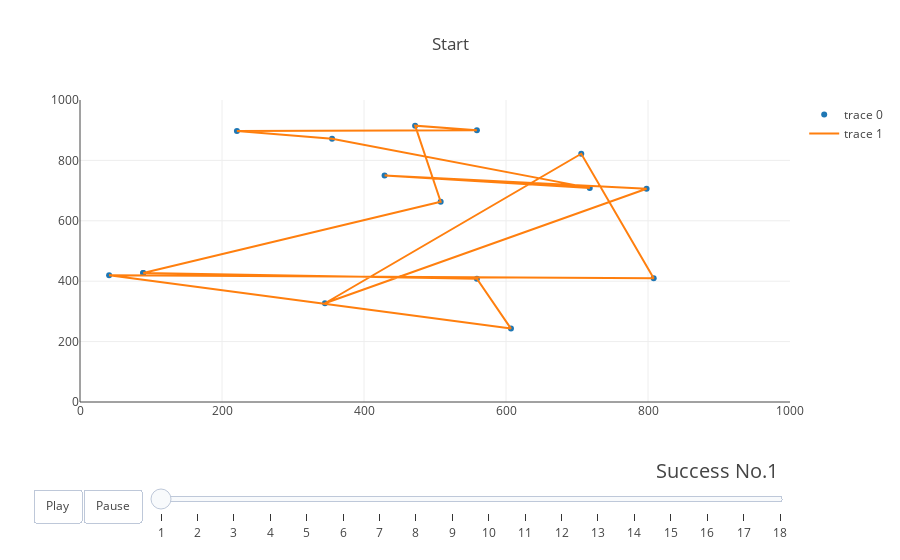

Write notebook code for a chart like this one.
### Code cell
''' 2-Opt Edges Swap Animation '''
import random
import plotly.graph_objs as go
from plotly.offline import init_notebook_mode, iplot

random.seed(1437)

# Helping Function
def GenerateCity(cities):
    '''
    Make dictionary of City objects
    1. cities : coordinate data of cities
    --> returns dictionary of City objects
    '''
    result = {}
    for i, data in enumerate(cities):
        result[i] = City(data[0], data[1])
    return result

def Euclidean_dist(a, b):
    '''
    Calculate euclidean distance of 2 given points
    1. a : first point, a city object
    2. b : second point, a city object
    --> returns eauclidean distance
    '''
    return ((a.x - b.x)**2 + (a.y - b.y)**2)**0.5

# paramerters
init_notebook_mode(connected=True)
radiusX = 1000
radiusY = 1000
city_number = 15
frames = []

# Generate Random City Coordinate
cities = [(random.randrange(radiusX), random.randrange(radiusY)) for x in range(city_number)]
print(f"Cities : {cities}")

# Preparing Tour
start_point = random.randrange(city_number)

# Make JSON format of the cities
city_data = GenerateCity(cities)

# Generate Random Initial Tour
tour = random.sample(range(city_number), city_number)

# Updating cities data to include connection to each city and data to add as city markers
starting_x = []
starting_y = []
distance = 0
for i, num in enumerate(tour):
    starting_x.append(city_data[num].x)
    starting_y.append(city_data[num].y)
    city_data[num].add_connection(tour[(i - 1) % len(tour)], tour[(i + 1) % len(tour)])
    distance += Euclidean_dist(city_data[num], city_data[city_data[num].back])

starting_x.append(starting_x[0])
starting_y.append(starting_y[0])
distance += Euclidean_dist(city_data[tour[-1]], city_data[tour[0]])
city_markers = go.Scatter(x=starting_x, y=starting_y, mode='markers', name='City')

# Applying 2-Opt to get better routes
counter = 0  # number of attempted edges swap
success = 0  # number of successful edges swap
unchecked = []  # all possible combination of edges swap
for a in range(city_number):
    for b in range(city_number):
        if a != b:
            unchecked.append((a,b))
checked = []
steps = []

# everytime a successful edges swap occur, unchecked edges swap got reset
# only stop while all possible edges swap not resulting in better distances
while True:
    if not unchecked:
        # stop iteration if unchecked is empty
        print(f"Number of 2-Opt Operation : {counter}")
        print(f"Number of Successful 2-Opt Operation : {success}")
        break

    # picking 2 edges randomly
    edge_pair = random.choice(unchecked)
    i = edge_pair[0]
    k = edge_pair[1]

    # pick the point that will be swapped
    i2 = city_data[edge_pair[0]].back
    k2 = city_data[edge_pair[1]].front
    
    # check if 2 edges only have 3 point or not (the edges are not separate)
    if k2 == i or i2 == k:
        unchecked.remove(edge_pair)
        checked.append(edge_pair)
        continue
    
    # Calculate Old and New tour distance difference
    original = Euclidean_dist(city_data[i], city_data[i2])
    original += Euclidean_dist(city_data[k], city_data[k2])
    new_swap = Euclidean_dist(city_data[i], city_data[k2])
    new_swap += Euclidean_dist(city_data[k], city_data[i2])
    
    if new_swap < original:
        # Changing Connection from the Original
        city_data[i].back = k2
        city_data[k].front = i2
        city_data[i2].front = k
        city_data[k2].back = i
        # Reverse the Loop/Flow of the i2 - k2 connection
        curr = k2
        while True:
            city_data[curr].swap_connection()
            if curr == i2:
                break
            else:
                curr = city_data[curr].back
        # reset num_fail or restore edges_set and clear checked, and update distance, and update steps
        success += 1
        distance -= original
        distance += new_swap
        steps.append({
            'args': [
                        [success],
                        {
                            'frame': {'duration': 300, 'redraw': False},
                            'mode': 'immediate',
                            'transition': {'duration': 300}}
                    ],
             'label': success,
             'method': 'animate'
        })
        unchecked.extend(checked)
        checked.clear()
        # if success % 100 == 0:
        #     print("-->log:'{} Successful Edges Swapped'".format(success))
        
        # 1. get x and y data, turn it into list
        result = {
            'x': [],
            'y': []
        }
        current = 0
        while True:
            result['x'].append(city_data[current].x)
            result['y'].append(city_data[current].y)
            current = city_data[current].back
            
            if current == 0:
                # break if it goes back to starting city
                result['x'].append(city_data[current].x)
                result['y'].append(city_data[current].y)
                break
        
        # 2. update frames
        frames.append(go.Frame(
            data=[
                city_markers,
                go.Scatter(
                    x=result['x'],
                    y=result['y'],
                    mode='lines',
                    name='Route')
            ],
            name = str(success),
            layout = {'title': f"Successful Edges Swap No.{success} with {round(distance, 2)} Distance"}
        ))
    else:
        unchecked.remove(edge_pair)
        checked.append(edge_pair)
    
    # Logging for information during execution
    counter += 1
    if counter % 1000 == 0:
        print(f"At {counter} 2-Opt Operation...")

figure = {'data': [
                       {
                           'x': starting_x,
                           'y': starting_y,
                           'mode': 'markers'
                       },
                       {
                           'x': starting_x,
                           'y': starting_y,
                           'mode': 'lines',
                           'connectgaps': True
                       }
                  ],
          'layout': {
                        'xaxis': {'range': [0, radiusX], 'autorange': False},
                        'yaxis': {'range': [0, radiusY], 'autorange': False},
                        'title': 'Start',
                        'updatemenus': [
                            {
                                'buttons': [
                                    {
                                        'args': [None, {'frame': {'duration': 500, 'redraw': False},
                                                 'fromcurrent': True, 'transition': {'duration': 300, 'easing': 'quadratic-in-out'}}],
                                        'label': 'Play',
                                        'method': 'animate'
                                    },
                                    {
                                        'args': [[None], {'frame': {'duration': 0, 'redraw': False}, 'mode': 'immediate',
                                        'transition': {'duration': 0}}],
                                        'label': 'Pause',
                                        'method': 'animate'
                                    }
                                ],
                                'direction': 'left',
                                'pad': {'r': 10, 't': 87},
                                'showactive': False,
                                'type': 'buttons',
                                'x': 0.1,
                                'xanchor': 'right',
                                'y': 0,
                                'yanchor': 'top'
                            }
                         ],
                         'sliders': [{
                            'active': 0,
                            'yanchor': 'top',
                            'xanchor': 'left',
                            'currentvalue': {
                                'font': {'size': 20},
                                'prefix': 'Success No.',
                                'visible': True,
                                'xanchor': 'right'
                            },
                            'transition': {'duration': 300, 'easing': 'cubic-in-out'},
                            'pad': {'b': 10, 't': 50},
                            'len': 0.9,
                            'x': 0.1,
                            'y': 0,
                            'steps': steps
                        }]
                    },
          'frames': frames
         }

iplot(figure)

### Figure 1 — Plotly figure (JSON) as saved in the notebook; plotly's stock layout.template omitted (floating-point values rounded to 4 significant figures)
{"data": [{"mode": "markers", "type": "scatter", "uid": "f315e679-6b67-4062-a386-5eb1997598f3", "x": [89, 559, 607, 41, 808, 706, 345, 798, 429, 718, 355, 221, 559, 472, 508, 89], "y": [427, 408, 243, 420, 410, 822, 327, 706, 750, 709, 872, 897, 900, 915, 663, 427]}, {"connectgaps": true, "mode": "lines", "type": "scatter", "uid": "c1e7c35d-bd20-4f1c-a91d-43d83f204369", "x": [89, 559, 607, 41, 808, 706, 345, 798, 429, 718, 355, 221, 559, 472, 508, 89], "y": [427, 408, 243, 420, 410, 822, 327, 706, 750, 709, 872, 897, 900, 915, 663, 427]}], "layout": {"sliders": [{"active": 0, "currentvalue": {"font": {"size": 20}, "prefix": "Success No.", "visible": true, "xanchor": "right"}, "len": 0.9, "pad": {"b": 10, "t": 50}, "steps": [{"args": [[1], {"frame": {"duration": 300, "redraw": false}, "mode": "immediate", "transition": {"duration": 300}}], "label": "1", "method": "animate"}, {"args": [[2], {"frame": {"duration": 300, "redraw": false}, "mode": "immediate", "transition": {"duration": 300}}], "label": "2", "method": "animate"}, {"args": [[3], {"frame": {"duration": 300, "redraw": false}, "mode": "immediate", "transition": {"duration": 300}}], "label": "3", "method": "animate"}, {"args": [[4], {"frame": {"duration": 300, "redraw": false}, "mode": "immediate", "transition": {"duration": 300}}], "label": "4", "method": "animate"}, {"args": [[5], {"frame": {"duration": 300, "redraw": false}, "mode": "immediate", "transition": {"duration": 300}}], "label": "5", "method": "animate"}, {"args": [[6], {"frame": {"duration": 300, "redraw": false}, "mode": "immediate", "transition": {"duration": 300}}], "label": "6", "method": "animate"}, {"args": [[7], {"frame": {"duration": 300, "redraw": false}, "mode": "immediate", "transition": {"duration": 300}}], "label": "7", "method": "animate"}, {"args": [[8], {"frame": {"duration": 300, "redraw": false}, "mode": "immediate", "transition": {"duration": 300}}], "label": "8", "method": "animate"}, {"args": [[9], {"frame": {"duration": 300, "redraw": false}, "mode": "immediate", "transition": {"duration": 300}}], "label": "9", "method": "animate"}, {"args": [[10], {"frame": {"duration": 300, "redraw": false}, "mode": "immediate", "transition": {"duration": 300}}], "label": "10", "method": "animate"}, {"args": [[11], {"frame": {"duration": 300, "redraw": false}, "mode": "immediate", "transition": {"duration": 300}}], "label": "11", "method": "animate"}, {"args": [[12], {"frame": {"duration": 300, "redraw": false}, "mode": "immediate", "transition": {"duration": 300}}], "label": "12", "method": "animate"}, {"args": [[13], {"frame": {"duration": 300, "redraw": false}, "mode": "immediate", "transition": {"duration": 300}}], "label": "13", "method": "animate"}, {"args": [[14], {"frame": {"duration": 300, "redraw": false}, "mode": "immediate", "transition": {"duration": 300}}], "label": "14", "method": "animate"}, {"args": [[15], {"frame": {"duration": 300, "redraw": false}, "mode": "immediate", "transition": {"duration": 300}}], "label": "15", "method": "animate"}, {"args": [[16], {"frame": {"duration": 300, "redraw": false}, "mode": "immediate", "transition": {"duration": 300}}], "label": "16", "method": "animate"}, {"args": [[17], {"frame": {"duration": 300, "redraw": false}, "mode": "immediate", "transition": {"duration": 300}}], "label": "17", "method": "animate"}, {"args": [[18], {"frame": {"duration": 300, "redraw": false}, "mode": "immediate", "transition": {"duration": 300}}], "label": "18", "method": "animate"}], "transition": {"duration": 300, "easing": "cubic-in-out"}, "x": 0.1, "xanchor": "left", "y": 0, "yanchor": "top"}], "title": {"text": "Start"}, "updatemenus": [{"buttons": [{"args": [null, {"frame": {"duration": 500, "redraw": false}, "fromcurrent": true, "transition": {"duration": 300, "easing": "quadratic-in-out"}}], "label": "Play", "method": "animate"}, {"args": [[null], {"frame": {"duration": 0, "redraw": false}, "mode": "immediate", "transition": {"duration": 0}}], "label": "Pause", "method": "animate"}], "direction": "left", "pad": {"r": 10, "t": 87}, "showactive": false, "type": "buttons", "x": 0.1, "xanchor": "right", "y": 0, "yanchor": "top"}], "xaxis": {"autorange": false, "range": [0, 1000]}, "yaxis": {"autorange": false, "range": [0, 1000]}}}
